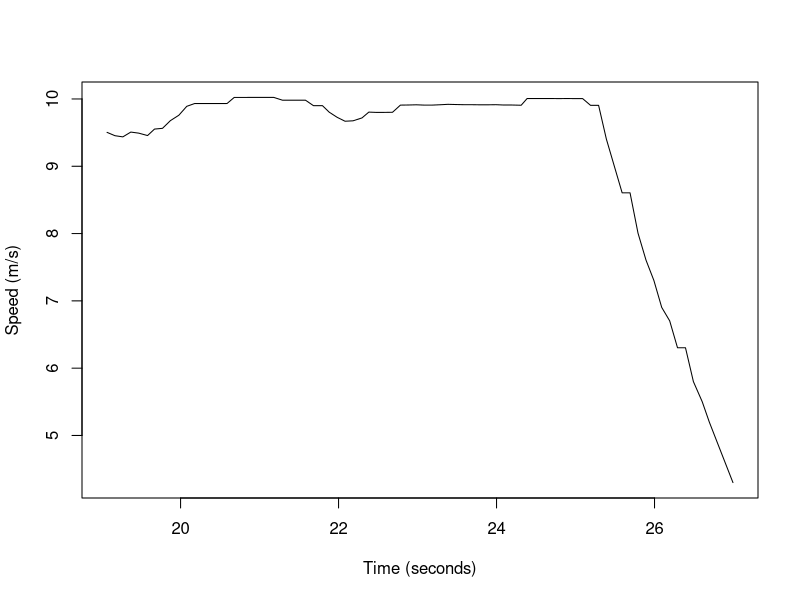
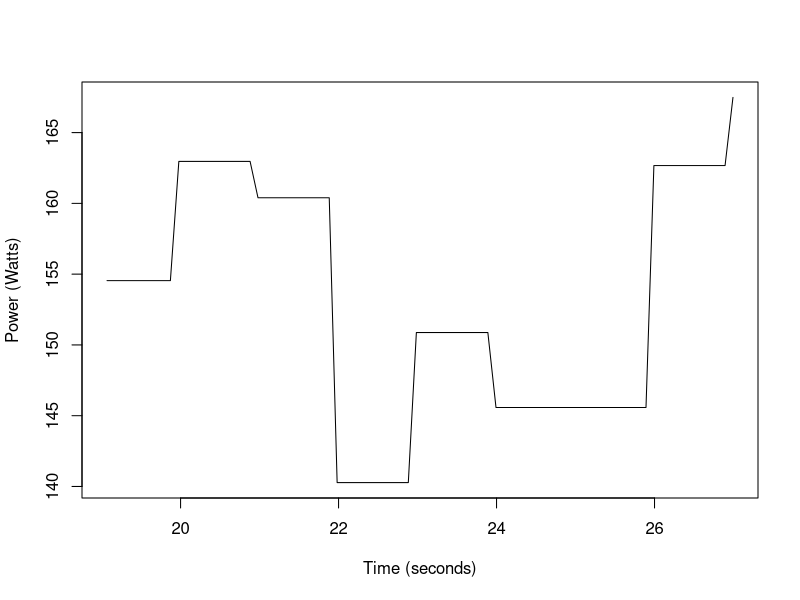

Generate these figures, in order, with R:
# Set the working directory
setwd("/Users/mac/Desktop/Programming/COMP9596//DroneData")

# Read the data
data <- read.csv(file="3.csv", header=TRUE, sep=",")

# Convert date column to Date object
data$Date <- as.POSIXct(data$Date)

# Extract the data from column name to plot
data.toPlot <- data[data$Battery > 18,]

# Calculate the difference of each time point to the first (in seconds)
data.toPlot$TimeDiff <- data.toPlot$Date - data.toPlot$Date[1]

# Since TimeDiff is a time/date object, convert it to a numeric and store this as an extra column in data frame
data.toPlot$TimeDiffValue <- as.numeric(data.toPlot$TimeDiff)

# Multiple current and voltage to get Power
data.toPlot$Power <- as.double(-(data.toPlot$Current/1000) * data.toPlot$Voltage/1000)

#Get Mangnitude of Velocity
data.toPlot$Velocity <- sqrt(data.toPlot$VelocityX^2 + data.toPlot$VelocityY^2 + data.toPlot$VelocityZ^2)

#Remove extra data
data.toPlot <- data.toPlot[data.toPlot$TimeDiffValue > 19 & data.toPlot$TimeDiffValue < 27,]

ppi <- 200
png(file=paste("3AcclerationSpeed", ".png", sep=""), height=7*ppi, width=9*ppi, res=ppi)
plot(y=data.toPlot$Velocity, x=data.toPlot$TimeDiffValue,type="l",col="black", lwd="1", xlab="Time (seconds)", ylab="Speed (m/s)")
dev.off()

png(file=paste("3AcclerationPower", ".png", sep=""), height=7*ppi, width=9*ppi, res=ppi)
plot(y=data.toPlot$Power, x=data.toPlot$TimeDiffValue,type="l",col="black", lwd="1", xlab="Time (seconds)", ylab="Power (Watts)")

dev.off()

